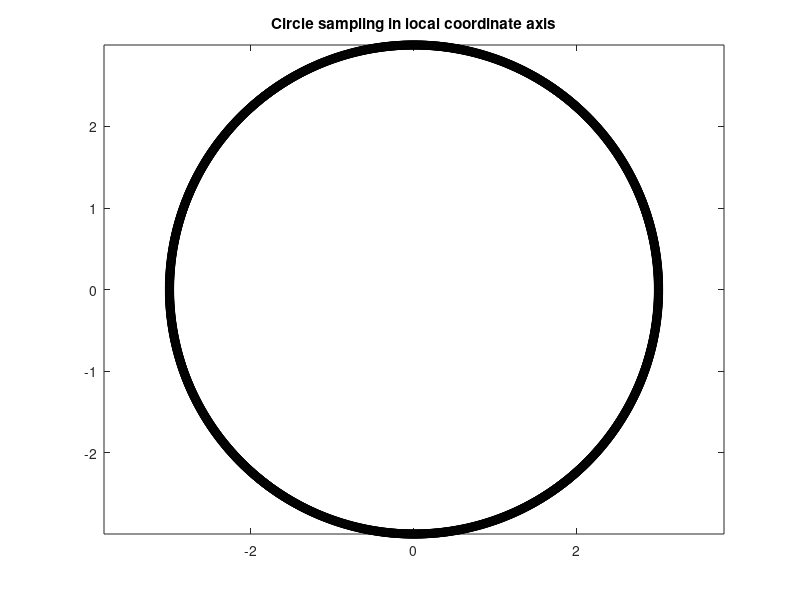

Source code (MATLAB): (Note: this script raises an error after producing the figure.)
% make a circular obstacle
env.obst = {};
C1.name      = 'C1';
C1.type      = 'circle';
C1.mode      = 'known';
C1.center    = [4;4;1];
C1.radius    = 3;
env.obst{end+1} = C1;

R1.name         = 'R1';
R1.type         = 'rectangle';
R1.mode         = 'known';
R1.center       = [-2;3;1];
R1.width        = 3;
R1.height       = 0.8;
R1.orientation  = -pi/8;
env.obst{end+1} = R1;

% hardcode delta L
deltaL = 0.01;

% sample circular obstacle
center  = env.obst{1}.center;
R       = env.obst{1}.radius;

N       = ceil(2*pi*R/deltaL);
meas    = zeros(N,2);
for i=1:N
   meas(i,:) = [R*cos(i*2*pi/N) R*sin(i*2*pi/N)];
end

arc = 0:0.01:2*pi;
figure;
plot(R*cos(arc), R*sin(arc), 'b', 'LineWidth',1.5);
hold on;
plot(meas(:,1),meas(:,2),'ko');
axis equal;
title('Circle sampling in local coordinate axis');

% transform to world frame
T = homTrans(0.0,center);
for i=1:N
   A = T*[meas(i,:)';1];
   meas(i,:) = A(1:2);
end

arc = 0:0.01:2*pi;
figure;
plot(center(1)+R*cos(arc), center(2)+R*sin(arc), 'b', 'LineWidth',1.5);
hold on;
plot(meas(:,1),meas(:,2),'ko');
axis equal;
title('Circle sampling in global coordinate axis');




% sample rectangular obstacle
center  = env.obst{2}.center;
W       = env.obst{2}.width;
H       = env.obst{2}.height;
ori     = env.obst{2}.orientation;

NW      = ceil(W/deltaL);
NH      = ceil(H/deltaL);
meas    = [];

% north side
meas = [meas;[linspace(-0.5*W,0.5*W,NW)' 0.5*H*ones(NW,1)]];
% south side
meas = [meas;[linspace(-0.5*W,0.5*W,NW)' -0.5*H*ones(NW,1)]];
% west side
meas = [meas;[-0.5*W*ones(NH,1) linspace(-0.5*H,0.5*H,NH)']];
% south side
meas = [meas;[0.5*W*ones(NH,1) linspace(-0.5*H,0.5*H,NH)']];

% remove duplicates
meas = unique(meas,'rows');

figure;
C = rectangleCorners([0;0],W/2,H/2,0.0);
C(:,end+1) = C(:,1);
plot(C(1,:),C(2,:),'b','LineWidth',1.5);
hold on;
plot(meas(:,1),meas(:,2),'ko');
axis equal;
title('Rectangle sampling in local coordinate axis');

% transform to world frame
T = homTrans(ori,center);
for i=1:size(meas,1)
   A = T*[meas(i,:)';1];
   meas(i,:) = A(1:2);
end

figure;
C = rectangleCorners(center,W/2,H/2,ori);
C(:,end+1) = C(:,1);
plot(C(1,:),C(2,:),'b','LineWidth',1.5);
hold on;
plot(meas(:,1),meas(:,2),'ko');
axis equal;
title('Rectangle sampling in global coordinate axis');